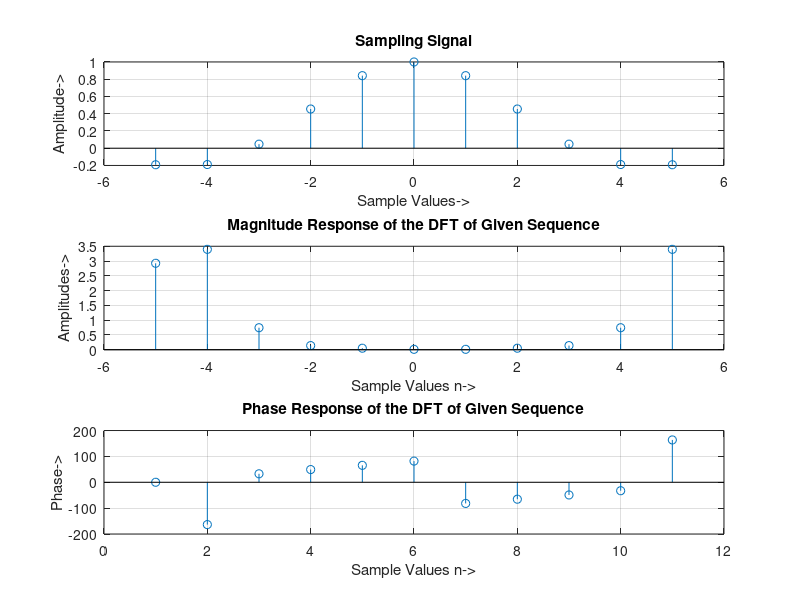

Write MATLAB code to recreate this figure.
N = -5 : 5;
a = [sinc(1/pi * N)];
N = length(a);
disp('The Length of the Sequence of [a] is: ');
disp(N);
for k = 1 : N
    y(k) = 0;
    for i = 1 : N
        y(k) = y(k) + a(i) * exp((-2 * pi * 1i / N) * ((i - 1) * (k - 1))); 
    end
end

k = 1 : N;
M = -5 : 5;
subplot(311);
stem(M, a);
grid;
xlabel('Sample Values->');
ylabel('Amplitude->');
title('Sampling Signal');
disp('The Fourier Transform is');
disp(y(k));
subplot(312);
stem(M, abs(y(k)));
grid;
xlabel('Sample Values n->');
ylabel('Amplitudes->');
title('Magnitude Response of the DFT of Given Sequence');
subplot(313);
stem(angle(y(k)) * (180 / pi));
grid;
xlabel('Sample Values n->');
ylabel('Phase->');
title('Phase Response of the DFT of Given Sequence');
